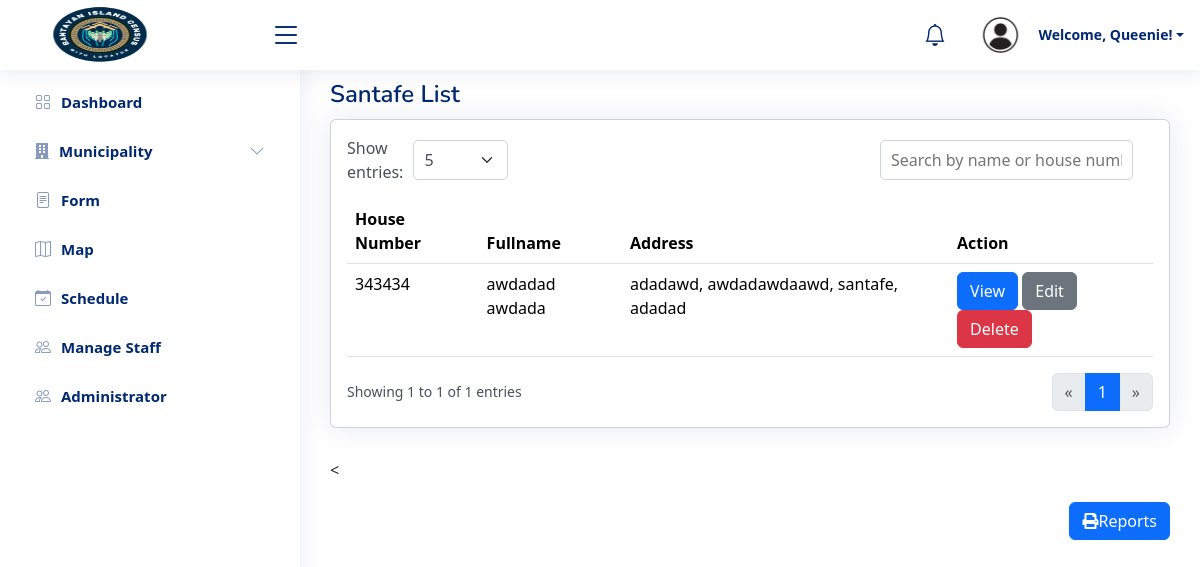
/admin/santafe.php (signed in), run on the app's committed database.
### tables this page shows
CREATE TABLE `barangay_census` (
  `id` int(11) NOT NULL,
  `house_number` varchar(250) NOT NULL,
  `last_name` varchar(255) DEFAULT NULL,
  `first_name` varchar(255) DEFAULT NULL,
  `middle_name` varchar(255) DEFAULT NULL,
  `street` varchar(255) DEFAULT NULL,
  `barangay` varchar(255) DEFAULT NULL,
  `municipality` enum('madridejos','bantayan','santafe') DEFAULT NULL,
  `province` varchar(255) DEFAULT NULL,
  `residence_status` enum('owner','boarder') DEFAULT NULL,
  `length_of_stay` varchar(255) DEFAULT NULL,
  `provincial_address` text DEFAULT NULL,
  `sex` enum('male','female') DEFAULT NULL,
  `civil_status` enum('single','married','widower','separated') DEFAULT NULL,
  `date_of_birth` date DEFAULT NULL,
  `place_of_birth` varchar(255) DEFAULT NULL,
  `height` decimal(5,2) DEFAULT NULL,
  `weight` decimal(5,1) DEFAULT NULL,
  `contact_number` varchar(255) DEFAULT NULL,
  `religion` varchar(255) DEFAULT NULL,
  `elementary_school` varchar(255) DEFAULT NULL,
  `elementary_address` varchar(255) DEFAULT NULL,
  `highschool` varchar(255) DEFAULT NULL,
  `highschool_address` varchar(255) DEFAULT NULL,
  `vocational_school` varchar(255) DEFAULT NULL,
  `vocational_address` varchar(255) DEFAULT NULL,
  `college` varchar(255) DEFAULT NULL,
  `college_address` varchar(255) DEFAULT NULL,
  `employment_duration` varchar(255) DEFAULT NULL,
  `employer_name` varchar(255) DEFAULT NULL,
  `employer_address` varchar(255) DEFAULT NULL,
  `occupant_name` varchar(255) DEFAULT NULL,
  `occupant_position` varchar(255) DEFAULT NULL,
  `occupant_age` int(11) DEFAULT NULL,
  `occupant_birth_date` date DEFAULT NULL,
  `occupant_civil_status` enum('single','married','widower','separated') DEFAULT NULL,
  `occupant_occupation` varchar(255) DEFAULT NULL,
  `location` varchar(255) NOT NULL
);

### admin/santafe.php (the view, shortened to what this page needs)
<?php
include 'header.php';
include '../database/db_connect.php';
$limit = isset($_GET['limit']) ? (int)$_GET['limit'] : 5;
$page = isset($_GET['page']) ? (int)$_GET['page'] : 1;
$offset = ($page - 1) * $limit;
$sql = "SELECT house_number, CONCAT(first_name, ' ', last_name) AS fullname, CONCAT(street, ', ', barangay, ', ', municipality, ', ', province) AS address
        FROM barangay_census
        WHERE municipality = 'santafe'
        LIMIT $limit OFFSET $offset";
$result = $conn->query($sql);
$count_sql = "SELECT COUNT(*) AS total FROM barangay_census WHERE municipality = 'santafe'";
$count_result = $conn->query($count_sql);
$total_rows = $count_result->fetch_assoc()['total'];
$total_pages = ceil($total_rows / $limit);
$start_entry = $offset + 1;
$end_entry = min($offset + $limit, $total_rows);
?>
     <link rel="stylesheet" href="https://cdnjs.cloudflare.com/ajax/libs/font-awesome/6.0.0-beta3/css/all.min.css">
     <link rel="stylesheet" href="assets/vendor/bootstrap/css/bootstrap.min.css">
     <link rel="stylesheet" href="https://cdn.jsdelivr.net/npm/sweetalert2@11/dist/sweetalert2.min.css">
     <link rel="stylesheet" href="https://cdnjs.cloudflare.com/ajax/libs/font-awesome/5.15.4/css/all.min.css">
     <link href="assets/css/mark.css" rel="stylesheet">
<main id="main" class="main">
<div class="pagetitle">
    <h1>Santafe List</h1>
  </div>
  <section class="sections">
    <div class="row">
      <div class="col-lg-12">
        <div class="card">
          <div class="card-body">
          <div class="table-controls">
    <div class="show-entries">
        <label for="entriesPerPage">Show entries:</label>
        <select id="entriesPerPage" class="form-select">
            <option value="5" <?= $limit == 5 ? 'selected' : '' ?>>5</option>
        </select>
    </div>
    <div class="search-container">
        <input type="text" id="searchInput" placeholder="Search by name or house number" />
    </div>
</div>
            <table id="dataTable" class="table datatable">
        <thead>
            <tr>
                <th>House Number</th>
                <th>Fullname</th>
                <th>Address</th>
                <th>Action</th>
            </tr>
        </thead>
        <tbody>
        <?php
        if ($result->num_rows > 0) {
            while ($row = $result->fetch_assoc()) {
                echo "<tr>
                        <td>{$row['house_number']}</td>
                        <td>{$row['fullname']}</td>
                        <td>{$row['address']}</td>
                        <td>
                            <a href='#' data-house-number='{$row['house_number']}' class='btn btn-primary view-btn'>View</a>
                            <a href='#' data-house-number='{$row['house_number']}' class='btn btn-secondary edit-btn'>Edit</a>
                            <a href='#' data-house-number='{$row['house_number']}' class='btn btn-danger delete-btn'>Delete</a>
                        </td>
                      </tr>";
            }
        } else {
            echo "<tr><td colspan='4'>No records found</td></tr>";
        }
        ?>
        </tbody>
    </table>
    <div class="footer-pagination">
        <div class="footer-info">
            Showing <?= $start_entry ?> to <?= $end_entry ?> of <?= $total_rows ?> entries
        </div>
        <div class="pagination-wrapper">
            <nav aria-label="Page navigation">
                <ul class="pagination">
                    <li class="page-item <?= $page <= 1 ? 'disabled' : '' ?>">
                        <a class="page-link" href="?page=<?= max(1, $page - 1) ?>&limit=<?= $limit ?>" aria-label="Previous">
                            <span aria-hidden="true">&laquo;</span>
                        </a>
                    </li>
                    <?php for ($i = 1; $i <= $total_pages; $i++): ?>
                        <li class="page-item <?= $i == $page ? 'active' : '' ?>">
                            <a class="page-link" href="?page=<?= $i ?>&limit=<?= $limit ?>"><?= $i ?></a>
                        </li>
                    <?php endfor; ?>
                    <li class="page-item <?= $page >= $total_pages ? 'disabled' : '' ?>">
                        <a class="page-link" href="?page=<?= min($total_pages, $page + 1) ?>&limit=<?= $limit ?>" aria-label="Next">
                            <span aria-hidden="true">&raquo;</span>
                        </a>
                    </li>
                </ul>
            </nav>
        </div>
    </div>
</div>
      </div>
    </div>
  </section>
  <<div class="center-button">
        <button id="printButton" class="btn btn-primary text-white"> <i class="fas fa-print"></i>Reports</button>
    </div>
</main>
</body>
</html>

### admin/assets/css/style.css (style rules this page uses)
:root { scroll-behavior: smooth; }
body { font-family: "Open Sans", sans-serif; background: #f6f9ff; color: #444444; }
a { color: #4154f1; text-decoration: none; }
h1, h2, h3, h4, h5, h6 { font-family: "Nunito", sans-serif; }
#main { margin-top: 60px; padding: 20px 30px; transition: all 0.3s; }
.pagetitle { margin-bottom: 10px; }
.pagetitle h1 { font-size: 24px; margin-bottom: 0; font-weight: 600; color: #012970; }
.card { margin-bottom: 30px; border: none; border-radius: 5px; box-shadow: 0px 0 30px rgba(1, 41, 112, 0.1); }
.card-body { padding: 0 20px 20px 20px; }
@media (min-width: 1200px) { #main, #footer { margin-left: 300px; } }

### admin/assets/css/mark.css (style rules this page uses)
.table-controls { display: flex; justify-content: space-between; align-items: center; margin-bottom: 15px; }
.search-container, .show-entries { display: flex; align-items: center; }
.search-container { margin-right: 20px; }
.search-container input { max-width: 500px; height: 40px; border-radius: 5px; border: 1px solid #ced4da; padding: 0 10px; }
.show-entries { display: flex; align-items: center; gap: 10px; }
.show-entries label { margin: 0; font-weight: 500; color: #495057; font-size: 1rem; }
.show-entries select { height: 40px; border-radius: 5px; border: 1px solid #ced4da; font-size: 1rem; padding: 0 10px; background-color: #fff; color: #495057; }
.footer-pagination { display: flex; justify-content: space-between; align-items: center; margin-top: 15px; }
.footer-info { font-size: 0.875rem; color: #495057; }
.pagination-wrapper { display: flex; justify-content: flex-end; }
.pagination { margin: 0; }

### admin/santafe.php (style rules this page uses)
.table-controls { display: flex; justify-content: space-between; align-items: center; margin-bottom: 15px; }
.search-container, .show-entries { display: flex; align-items: center; }
.search-container { margin-right: 20px; }
.search-container input { max-width: 500px; height: 40px; border-radius: 5px; border: 1px solid #ced4da; padding: 0 10px; }
.show-entries { display: flex; align-items: center; gap: 10px; }
.show-entries label { margin: 0; font-weight: 500; color: #495057; font-size: 1rem; }
.show-entries select { height: 40px; border-radius: 5px; border: 1px solid #ced4da; font-size: 1rem; padding: 0 10px; background-color: #fff; color: #495057; }
.footer-pagination { display: flex; justify-content: space-between; align-items: center; margin-top: 15px; }
.footer-info { font-size: 0.875rem; color: #495057; }
.pagination-wrapper { display: flex; justify-content: flex-end; }
.pagination { margin: 0; }
body { font-family: Arial, sans-serif; }
table { width: 100%; border-collapse: collapse; margin-bottom: 1em; }
th, td { border: 1px solid #000; padding: 8px; }
th { background-color: #f2f2f2; }
.center-button { display: flex; justify-content: flex-end; margin-top: 20px; }

### data on the page
barangay_census: house_number "343434", fullname "awdadad awdada", address "adadawd, awdadawdaawd, santafe, adadad"

### other printed values
$_SESSION['name'] "Queenie"
$start_entry "1"
$end_entry "1"
$total_rows "1"
